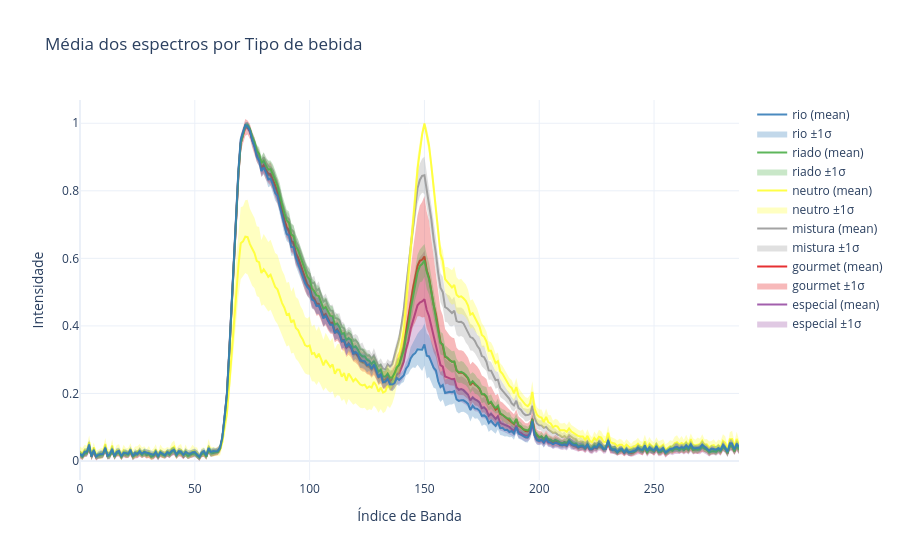

The code cell stored with this chart in its notebook:
### Code cell
fig = plot_curve_mean(df,
                      'beverage_type',
                      description='Média dos espectros por Tipo de bebida')
fig.show()

### Figure 1 — Plotly figure (JSON) as saved in the notebook; plotly's stock layout.template omitted (floating-point values rounded to 4 significant figures; data arrays with more than 128 entries replaced by an {"elided": "..."} marker saying what was removed)
{"data": [{"hoverinfo": "skip", "line": {"width": 0}, "mode": "lines", "showlegend": false, "type": "scatter", "x": {"elided": "288 int values"}, "y": {"elided": "288 float values"}}, {"fill": "tonexty", "fillcolor": "rgba(152, 78, 163, 0.3)", "hoverinfo": "skip", "line": {"width": 0}, "mode": "lines", "name": "especial ±1σ", "type": "scatter", "x": {"elided": "288 int values"}, "y": {"elided": "288 float values"}}, {"line": {"color": "rgba(152, 78, 163, 0.9)", "width": 2}, "mode": "lines", "name": "especial (mean)", "type": "scatter", "x": {"elided": "288 int values"}, "y": {"elided": "288 float values"}}, {"hoverinfo": "skip", "line": {"width": 0}, "mode": "lines", "showlegend": false, "type": "scatter", "x": {"elided": "288 int values"}, "y": {"elided": "288 float values"}}, {"fill": "tonexty", "fillcolor": "rgba(228, 26, 28, 0.3)", "hoverinfo": "skip", "line": {"width": 0}, "mode": "lines", "name": "gourmet ±1σ", "type": "scatter", "x": {"elided": "288 int values"}, "y": {"elided": "288 float values"}}, {"line": {"color": "rgba(228, 26, 28, 0.9)", "width": 2}, "mode": "lines", "name": "gourmet (mean)", "type": "scatter", "x": {"elided": "288 int values"}, "y": {"elided": "288 float values"}}, {"hoverinfo": "skip", "line": {"width": 0}, "mode": "lines", "showlegend": false, "type": "scatter", "x": {"elided": "288 int values"}, "y": {"elided": "288 float values"}}, {"fill": "tonexty", "fillcolor": "rgba(153, 153, 153, 0.3)", "hoverinfo": "skip", "line": {"width": 0}, "mode": "lines", "name": "mistura ±1σ", "type": "scatter", "x": {"elided": "288 int values"}, "y": {"elided": "288 float values"}}, {"line": {"color": "rgba(153, 153, 153, 0.9)", "width": 2}, "mode": "lines", "name": "mistura (mean)", "type": "scatter", "x": {"elided": "288 int values"}, "y": {"elided": "288 float values"}}, {"hoverinfo": "skip", "line": {"width": 0}, "mode": "lines", "showlegend": false, "type": "scatter", "x": {"elided": "288 int values"}, "y": {"elided": "288 float values"}}, {"fill": "tonexty", "fillcolor": "rgba(255, 255, 51, 0.3)", "hoverinfo": "skip", "line": {"width": 0}, "mode": "lines", "name": "neutro ±1σ", "type": "scatter", "x": {"elided": "288 int values"}, "y": {"elided": "288 float values"}}, {"line": {"color": "rgba(255, 255, 51, 0.9)", "width": 2}, "mode": "lines", "name": "neutro (mean)", "type": "scatter", "x": {"elided": "288 int values"}, "y": {"elided": "288 float values"}}, {"hoverinfo": "skip", "line": {"width": 0}, "mode": "lines", "showlegend": false, "type": "scatter", "x": {"elided": "288 int values"}, "y": {"elided": "288 float values"}}, {"fill": "tonexty", "fillcolor": "rgba(77, 175, 74, 0.3)", "hoverinfo": "skip", "line": {"width": 0}, "mode": "lines", "name": "riado ±1σ", "type": "scatter", "x": {"elided": "288 int values"}, "y": {"elided": "288 float values"}}, {"line": {"color": "rgba(77, 175, 74, 0.9)", "width": 2}, "mode": "lines", "name": "riado (mean)", "type": "scatter", "x": {"elided": "288 int values"}, "y": {"elided": "288 float values"}}, {"hoverinfo": "skip", "line": {"width": 0}, "mode": "lines", "showlegend": false, "type": "scatter", "x": {"elided": "288 int values"}, "y": {"elided": "288 float values"}}, {"fill": "tonexty", "fillcolor": "rgba(55, 126, 184, 0.3)", "hoverinfo": "skip", "line": {"width": 0}, "mode": "lines", "name": "rio ±1σ", "type": "scatter", "x": {"elided": "288 int values"}, "y": {"elided": "288 float values"}}, {"line": {"color": "rgba(55, 126, 184, 0.9)", "width": 2}, "mode": "lines", "name": "rio (mean)", "type": "scatter", "x": {"elided": "288 int values"}, "y": {"elided": "288 float values"}}], "layout": {"title": {"text": "Média dos espectros por Tipo de bebida"}, "xaxis": {"title": {"text": "Índice de Banda"}}, "yaxis": {"title": {"text": "Intensidade"}}}}
